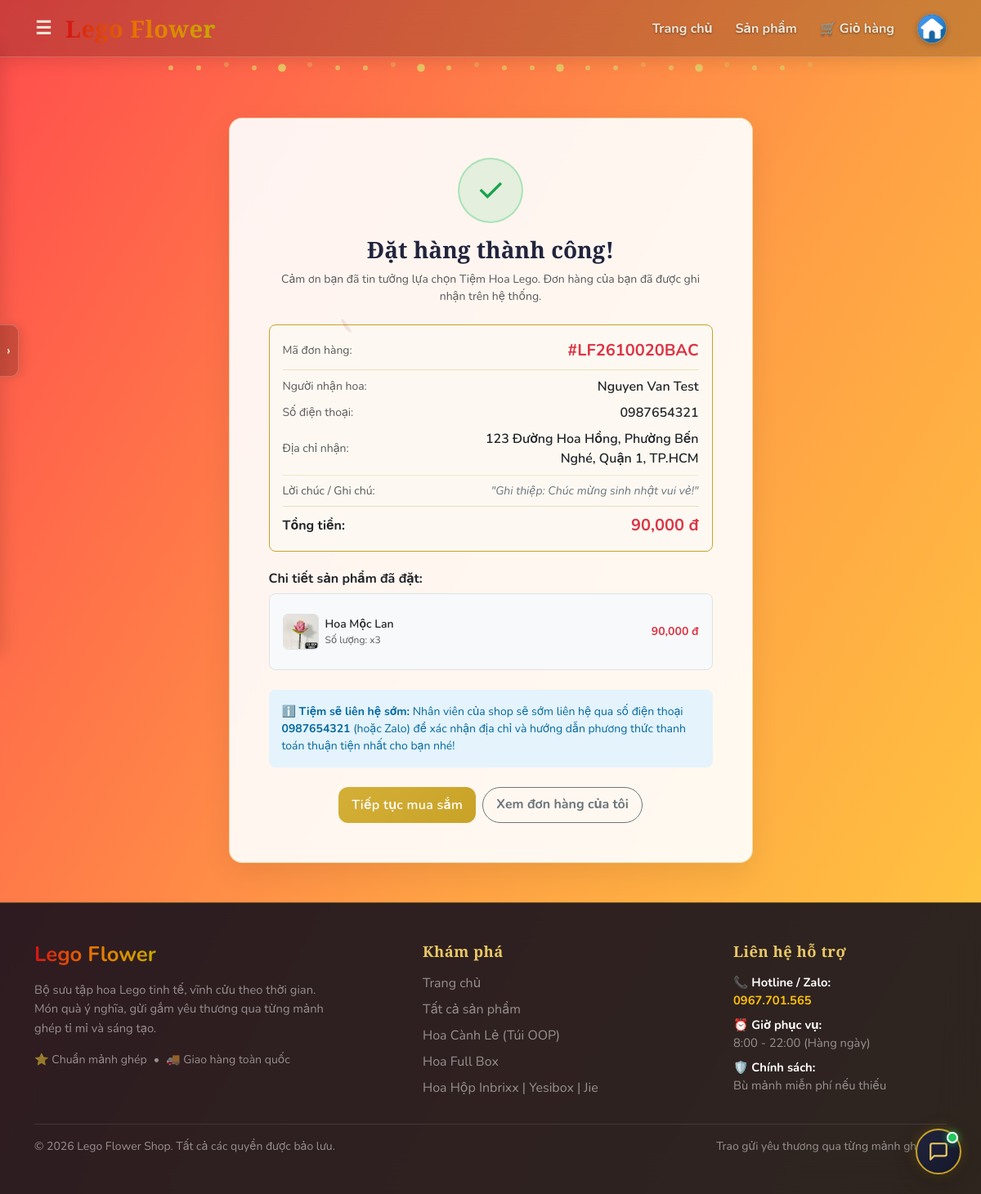
Screenshot of /order-success/LF2610020BAC (signed in) with the database file from the repository.
### models.py (models this page shows, shortened)
class Customer(UserMixin, db.Model):
    __tablename__ = 'customers'
    id = db.Column(db.Integer, primary_key=True)
    phone = db.Column(db.String(20), unique=True, nullable=False, index=True)
    email = db.Column(db.String(120), unique=True, nullable=True, index=True)
    full_name = db.Column(db.String(100), nullable=False)
    password_hash = db.Column(db.String(255), nullable=False)
    avatar = db.Column(db.String(255), nullable=True)
    created_at = db.Column(db.DateTime, default=datetime.utcnow)

class Order(db.Model):
    __tablename__ = 'orders'
    id = db.Column(db.Integer, primary_key=True)
    order_code = db.Column(db.String(32), unique=True, nullable=False, index=True)
    customer_id = db.Column(db.Integer, db.ForeignKey('customers.id'), nullable=True)
    customer_name = db.Column(db.String(100), nullable=False)
    customer_phone = db.Column(db.String(20), nullable=False)
    shipping_address = db.Column(db.String(255), nullable=False)
    customer_note = db.Column(db.Text, nullable=True)  # Ghi chú hoặc lời chúc viết thiệp
    total_price = db.Column(db.Float, nullable=False, default=0.0)
    status = db.Column(db.String(20), nullable=False, default='pending')  # pending, confirmed, shipping, completed, cancelled
    payment_status = db.Column(db.String(30), nullable=False, default='contact_later')  # contact_later, paid, unpaid
    created_at = db.Column(db.DateTime, default=datetime.utcnow, index=True)
    updated_at = db.Column(db.DateTime, default=datetime.utcnow, onupdate=datetime.utcnow)
    customer = db.relationship('Customer', backref=db.backref('orders', lazy=True, order_by='Order.created_at.desc()'))
    items = db.relationship('OrderItem', backref='order', cascade='all, delete-orphan', lazy=True)

class OrderItem(db.Model):
    __tablename__ = 'order_items'
    id = db.Column(db.Integer, primary_key=True)
    order_id = db.Column(db.Integer, db.ForeignKey('orders.id'), nullable=False)
    product_id = db.Column(db.Integer, db.ForeignKey('products.id'), nullable=True)
    product_name = db.Column(db.String(200), nullable=False)
    product_price = db.Column(db.Float, nullable=False)
    quantity = db.Column(db.Integer, nullable=False, default=1)
    subtotal = db.Column(db.Float, nullable=False)
    product_image = db.Column(db.String(255), nullable=True)
    product = db.relationship('Product', backref=db.backref('order_items', lazy=True))

class Category(db.Model):
    __tablename__ = 'categories'
    id = db.Column(db.Integer, primary_key=True)
    name = db.Column(db.String(100), nullable=False)
    products = db.relationship('Product', backref='category', lazy=True)

### web.py (the view)
@app.route('/order-success/<order_code>')
def order_success(order_code):
    order = Order.query.filter_by(order_code=order_code).first_or_404()
    return render_template('order_success.html', order=order)

### templates/order_success.html (shortened to what this page needs)
{% extends "base.html" %}
{% block content %}
<div class="row justify-content-center my-4 my-md-5">
    <div class="col-12 col-md-10 col-lg-8 col-xl-7">
        <div class="auth-card p-4 p-md-5 rounded-4 shadow-sm text-center">
            <div class="mb-3 d-inline-flex align-items-center justify-content-center rounded-circle" style="width: 80px; height: 80px; background: rgba(34, 197, 94, 0.12); color: #16a34a; font-size: 2.5rem; border: 2px solid rgba(34, 197, 94, 0.3);">
                ✓
            </div>
            <h3 class="fw-bold mb-2" style="font-family:'Playfair Display',serif; color: #21243D;">
                Đặt hàng thành công!
            </h3>
            <p class="text-muted small mb-4">
                Cảm ơn bạn đã tin tưởng lựa chọn Tiệm Hoa Lego. Đơn hàng của bạn đã được ghi nhận trên hệ thống.
            </p>
            <div class="p-3 rounded-3 mb-4 text-start" style="background: rgba(253, 250, 242, 0.85); border: 1.5px solid var(--lego-gold);">
                <div class="d-flex align-items-center justify-content-between mb-2 pb-2 border-bottom" style="border-color: rgba(201, 162, 39, 0.3) !important;">
                    <span class="small text-muted">Mã đơn hàng:</span>
                    <strong class="text-danger fw-bold fs-5">#{{ order.order_code }}</strong>
                </div>
                <div class="d-flex align-items-center justify-content-between mb-2">
                    <span class="small text-muted">Người nhận hoa:</span>
                    <span class="fw-semibold text-dark">{{ order.customer_name }}</span>
                </div>
                <div class="d-flex align-items-center justify-content-between mb-2">
                    <span class="small text-muted">Số điện thoại:</span>
                    <span class="fw-semibold text-dark">{{ order.customer_phone }}</span>
                </div>
                <div class="d-flex align-items-center justify-content-between mb-2">
                    <span class="small text-muted">Địa chỉ nhận:</span>
                    <span class="fw-semibold text-dark text-end" style="max-width: 60%;">{{ order.shipping_address }}</span>
                </div>
                {% if order.customer_note %}
                <div class="d-flex align-items-start justify-content-between mb-2 pt-2 border-top" style="border-color: rgba(201, 162, 39, 0.2) !important;">
                    <span class="small text-muted">Lời chúc / Ghi chú:</span>
                    <span class="small text-secondary text-end fst-italic" style="max-width: 65%;">"{{ order.customer_note }}"</span>
                </div>
                {% endif %}
                <div class="d-flex align-items-center justify-content-between pt-2 border-top" style="border-color: rgba(201, 162, 39, 0.3) !important;">
                    <span class="fw-bold text-dark">Tổng tiền:</span>
                    <span class="fw-bold fs-5 text-danger">{{ "{:,.0f}".format(order.total_price) }} đ</span>
                </div>
            </div>
            <div class="text-start mb-4">
                <h6 class="fw-bold text-dark mb-2">Chi tiết sản phẩm đã đặt:</h6>
                <div class="border rounded-3 p-3 bg-light">
                    {% for item in order.items %}
                    <div class="d-flex align-items-center justify-content-between py-2 {% if not loop.last %}border-bottom{% endif %}" style="border-color: rgba(0,0,0,0.06) !important;">
                        <div class="d-flex align-items-center gap-2">
                            <div class="rounded-2 overflow-hidden border flex-shrink-0" style="width: 44px; height: 44px; background: #fff;">
                                {% if item.product_image %}
                                <img src="{{ url_for('static', filename='uploads/' + item.product_image) }}" alt="{{ item.product_name }}" class="w-100 h-100 object-fit-cover">
                                {% else %}
                                <div class="w-100 h-100 d-flex align-items-center justify-content-center text-muted">🌸</div>
                                {% endif %}
                            </div>
                            <div>
                                <div class="fw-semibold text-dark small">{{ item.product_name }}</div>
                                <div class="text-muted" style="font-size: 0.75rem;">Số lượng: x{{ item.quantity }}</div>
                            </div>
                        </div>
                        <div class="fw-bold text-danger small">
                            {{ "{:,.0f}".format(item.subtotal) }} đ
                        </div>
                    </div>
                    {% endfor %}
                </div>
            </div>
            <div class="alert alert-info text-start small mb-4 rounded-3 border-0" style="background: rgba(224, 242, 254, 0.85); color: #0369a1;">
                ℹ️ <strong>Tiệm sẽ liên hệ sớm:</strong> Nhân viên của shop sẽ sớm liên hệ qua số điện thoại <strong>{{ order.customer_phone }}</strong> (hoặc Zalo) để xác nhận địa chỉ và hướng dẫn phương thức thanh toán thuận tiện nhất cho bạn nhé!
            </div>
            <div class="d-flex flex-wrap gap-2 justify-content-center">
                <a href="{{ url_for('products') }}" class="btn btn-auth px-4 py-2 fw-semibold">
                    Tiếp tục mua sắm
                </a>
                {% if current_user.is_authenticated and current_user.__class__.__name__ == 'Customer' %}
                <a href="{{ url_for('user_settings') }}#orders" class="btn btn-outline-secondary px-3 py-2 rounded-3">
                    Xem đơn hàng của tôi
                </a>
                {% endif %}
            </div>
        </div>
    </div>
</div>
{% endblock %}

### templates/base.html (shortened to what this page needs)
<!DOCTYPE html>
<html lang="vi">
<head>
    <link href="https://cdn.jsdelivr.net/npm/bootstrap@5.3.3/dist/css/bootstrap.min.css" rel="stylesheet">
    <link rel="stylesheet" href="{{ url_for('static', filename='css/style.css') }}">
</head>
<body>
    <nav class="navbar navbar-expand-lg shop-navbar sticky-top">
        <div class="container">
            <button id="toggleBtn" class="btn btn-link p-0 me-3" type="button"
                style="color:#EDE6D6; font-size:1.4rem; text-decoration:none;">☰</button>
            <a class="navbar-brand fw-bold rainbow-brand" href="{{ url_for('index') }}">Lego Flower</a>
            <div class="navbar-nav ms-auto align-items-lg-center">
                <a class="nav-link" href="{{ url_for('index') }}">Trang chủ</a>
                <a class="nav-link" href="{{ url_for('products') }}">Sản phẩm</a>
                <a class="nav-link position-relative d-inline-flex align-items-center me-lg-2" href="{{ url_for('view_cart') }}" title="Giỏ hàng">
                    <span class="me-1">🛒</span>
                    <span>Giỏ hàng</span>
                </a>
                {% if current_user.is_authenticated and current_user.__class__.__name__ == 'Customer' %}
                <div class="dropdown user-menu-dropdown">
                    <button class="user-avatar-btn" type="button" id="userMenuBtn" data-bs-toggle="dropdown"
                        data-bs-display="static" aria-expanded="false" title="{{ current_user.full_name }}">
                        <span class="user-avatar-circle">
                            {% if current_user.avatar %}
                            <img src="{{ url_for('static', filename='uploads/avatars/' + current_user.avatar) }}"
                                alt="{{ current_user.full_name }}" class="user-avatar-img">
                            {% else %}
                            {{ current_user.full_name[:1].upper() if current_user.full_name else 'U' }}
                            {% endif %}
                        </span>
                    </button>
                </div>
                {% else %}
                <a class="nav-link" href="{{ url_for('login') }}">Đăng nhập</a>
                <a class="nav-link" href="{{ url_for('register') }}">Đăng ký</a>
                {% endif %}
            </div>
        </div>
    </nav>
    <aside id="roseToolbar" class="rose-toolbar">
        <div id="dragHandle" class="sidebar-drag-tab" title="Kéo hoặc nhấn để mở menu">
            <span class="drag-tab-icon">›</span>
        </div>
    </aside>
    <div class="stud-row">
        {% for i in range(24) %}<div class="stud"></div>{% endfor %}
    </div>
    <div class="container my-4">
        {% block content %}{% endblock %}
    </div>
    <footer class="shop-footer mt-5">
        <div class="container py-5">
            <div class="row g-4 justify-content-between">
                <div class="col-12 col-md-5 col-lg-4">
                    <div class="d-flex align-items-center gap-2 mb-3">
                        <h4 class="mb-0 fw-bold rainbow-brand" style="font-size: 1.6rem;">Lego Flower</h4>
                    </div>
                    <p class="text-white-50 mb-3" style="line-height: 1.6; font-size: 0.92rem;">
                        Bộ sưu tập hoa Lego tinh tế, vĩnh cửu theo thời gian. Món quà ý nghĩa, gửi gắm yêu thương qua
                        từng mảnh ghép tỉ mỉ và sáng tạo.
                    </p>
                    <div class="d-flex align-items-center gap-2 text-white-50" style="font-size: 0.88rem;">
                        <span>⭐ Chuẩn mảnh ghép</span>
                        <span>•</span>
                        <span>🚚 Giao hàng toàn quốc</span>
                    </div>
                </div>
                <div class="col-6 col-md-3 col-lg-3">
                    <h5 class="footer-heading mb-3">Khám phá</h5>
                    <ul class="list-unstyled footer-links mb-0">
                        <li class="mb-2"><a href="{{ url_for('index') }}"
                                class="text-white-50 text-decoration-none">Trang chủ</a></li>
                        <li class="mb-2"><a href="{{ url_for('products') }}"
                                class="text-white-50 text-decoration-none">Tất cả sản phẩm</a></li>
                        {% for cat in nav_categories %}
                        <li class="mb-2"><a href="{{ url_for('products', category=cat.id) }}"
                                class="text-white-50 text-decoration-none">{{ cat.name }}</a></li>
                        {% endfor %}
                    </ul>
                </div>
                <div class="col-12 col-sm-6 col-md-4 col-lg-3">
                    <h5 class="footer-heading mb-3">Liên hệ hỗ trợ</h5>
                    <ul class="list-unstyled footer-contact mb-0 text-white-50" style="font-size: 0.92rem;">
                        <li class="mb-2">
                            <strong class="text-white d-block">📞 Hotline / Zalo:</strong>
                            <a href="https://zalo.me/0967701565" target="_blank" rel="noopener noreferrer"
                                class="text-warning text-decoration-none fw-bold">
                                0967.701.565
                            </a>
                        </li>
                        <li class="mb-2">
                            <strong class="text-white d-block">⏰ Giờ phục vụ:</strong>
                            <span>8:00 - 22:00 (Hàng ngày)</span>
                        </li>
                        <li>
                            <strong class="text-white d-block">🛡️ Chính sách:</strong>
                            <span>Bù mảnh miễn phí nếu thiếu</span>
                        </li>
                    </ul>
                </div>
            </div>
            <div class="footer-bottom mt-4 pt-3 border-top d-flex flex-wrap justify-content-between align-items-center"
                style="border-color: rgba(255, 255, 255, 0.1) !important;">
                <p class="mb-0 text-white-50 small">&copy; 2026 Lego Flower Shop. Tất cả các quyền được bảo lưu.</p>
                <p class="mb-0 text-white-50 small">Trao gửi yêu thương qua từng mảnh ghép 💖</p>
            </div>
        </div>
    </footer>
    <div id="chatWidget" class="chat-widget">
        <button id="chatToggleBtn" class="chat-toggle-btn position-relative" type="button" aria-label="Mở khung chat với shop"
            title="Chat với shop">
            <span class="chat-online-badge"></span>
            <span class="chat-icon-open">
                <svg width="26" height="26" viewBox="0 0 24 24" fill="none" stroke="currentColor" stroke-width="2"
                    stroke-linecap="round" stroke-linejoin="round">
                    <path d="M21 15a2 2 0 0 1-2 2H7l-4 4V5a2 2 0 0 1 2-2h14a2 2 0 0 1 2 2z"></path>
                </svg>
            </span>
        </button>
    </div>
</body>
</html>

### rows the page displays
Customer: avatar (picture)
Order: order_code "LF2610020BAC", customer_name "Nguyen Van Test", customer_phone "0987654321", shipping_address "123 Đường Hoa Hồng, Phường Bến Nghé, Quận 1, TP.HCM", customer_note "Ghi thiệp: Chúc mừng sinh nhật vui vẻ!", total_price "90,000"
OrderItem: product_image (picture), product_name "Hoa Mộc Lan", quantity "3", subtotal "90,000"
Category: name "Hoa Cành Lẻ (Túi OOP)"
Category: name "Hoa Full Box"
Category: name "Hoa Hộp Inbrixx | Yesibox | Jie"
